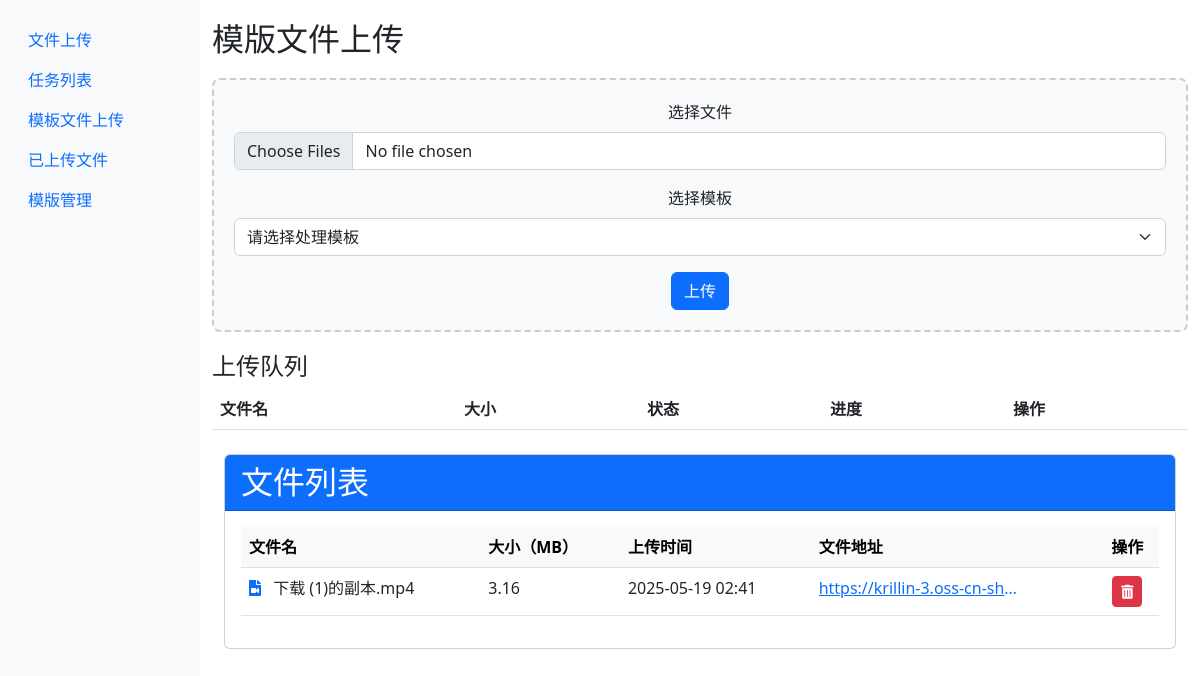
Page /templates on the committed database.
### models.py (models this page shows, shortened)
class Template(db.Model):
    id = db.Column(db.Integer, primary_key=True)
    filename = db.Column(db.String(100), nullable=False)  # 原始文件名
    oss_url = db.Column(db.String(255), unique=True)      # OSS 文件访问地址
    upload_time = db.Column(db.DateTime, default=datetime.utcnow) # 上传时间
    size = db.Column(db.Integer)                          # 文件大小（字节）
    description = db.Column(db.String(200))               # 可选：文件描述

### app.py (the view)
@app.route('/templates')
def templates():
    files = Template.query.all()
    return render_template('templates.html', files=files)

### templates/templates.html (shortened to what this page needs)
{% extends "base.html" %}
{% block content %}
<div class="upload-container">
    <h2>模版文件上传</h2>
    <div class="upload-area" id="dropZone">
        <form id="uploadForm" enctype="multipart/form-data">
            <div class="mb-3">
                <label for="fileInput" class="form-label">选择文件</label>
                <input type="file" class="form-control" id="fileInput" multiple accept="video/*">
            </div>
            <div class="mb-3">
                <label for="templateSelect" class="form-label">选择模板</label>
                <select class="form-select" id="templateSelect">
                    <option value="">请选择处理模板</option>
                </select>
            </div>
            <button type="submit" class="btn btn-primary">上传</button>
        </form>
    </div>
    <div id="fileList" class="mt-3">
        <h4>上传队列</h4>
        <table class="table">
            <thead>
                <tr>
                    <th>文件名</th>
                    <th>大小</th>
                    <th>状态</th>
                    <th>进度</th>
                    <th>操作</th>
                </tr>
            </thead>
        </table>
    </div>
</div>
<div class="container mt-4">
    <div class="card">
        <div class="card-header bg-primary text-white d-flex justify-content-between align-items-center">
            <h2 class="mb-0">文件列表</h2>
        </div>
        <div class="card-body">
            <div class="table-responsive">
                <table class="table table-hover">
                    <thead class="table-light">
                        <tr>
                            <th>文件名</th>
                            <th>大小（MB）</th>
                            <th>上传时间</th>
                            <th>文件地址</th>
                            <th class="text-center">操作</th>
                        </tr>
                    </thead>
                    <tbody>
                        {% for file in files %}
                        <tr>
                            <td>
                                <i class="fas fa-file-video text-primary me-2"></i>
                                {{ file.filename }}
                            </td>
                            <td>{{ (file.size / (1024*1024))|round(2) }}</td>
                            <td>{{ file.upload_time.strftime('%Y-%m-%d %H:%M') }}</td>
                            <td>
                                <a href="{{ file.oss_url }}" target="_blank" class="text-truncate d-inline-block" style="max-width: 200px;" title="{{ file.oss_url }}">
                                    {{ file.oss_url }}
                                </a>
                            </td>
                            <td class="text-center">
                                <form method="post" action="/api/upload/templates/delete//{{ file.id }}" class="d-inline">
                                    <button type="submit" class="btn btn-danger btn-sm"
                                            onclick="return confirm('确定要删除这个文件吗?')"
                                            title="删除文件">
                                        <i class="fas fa-trash-alt"></i>
                                    </button>
                                </form>
                            </td>
                        </tr>
                        {% endfor %}
                    </tbody>
                </table>
            </div>
        </div>
    </div>
</div>
<link rel="stylesheet" href="https://cdnjs.cloudflare.com/ajax/libs/font-awesome/5.15.4/css/all.min.css">
{% endblock %}

### static/css/style.css (style rules this page uses)
.upload-area { border: 2px dashed #ccc; border-radius: 8px; padding: 20px; text-align: center; margin: 20px 0; background: #f8f9fa; }

### templates/templates.html (style rules this page uses)
.upload-area { border: 2px dashed #ccc; border-radius: 8px; padding: 20px; text-align: center; margin: 20px 0; background: #f8f9fa; }

### rows in the picture
Template: filename "下载 (1)的副本.mp4", (file.size/(1024*1024))|round(2) "3.16", upload_time "2025-05-19 02:41", oss_url "https://krillin-3.oss-cn-sh…"
